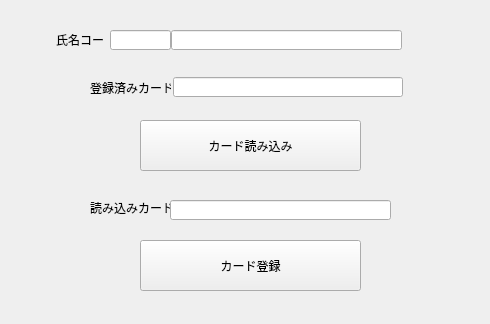
<?xml version="1.0" encoding="UTF-8"?>
<ui version="4.0">
 <class>MainWindow</class>
 <widget class="QMainWindow" name="MainWindow">
  <property name="geometry">
   <rect>
    <x>0</x>
    <y>0</y>
    <width>490</width>
    <height>324</height>
   </rect>
  </property>
  <property name="windowTitle">
   <string>社員カード管理</string>
  </property>
  <widget class="QWidget" name="centralwidget">
   <widget class="QLabel" name="label">
    <property name="geometry">
     <rect>
      <x>56</x>
      <y>34</y>
      <width>50</width>
      <height>12</height>
     </rect>
    </property>
    <property name="text">
     <string>氏名コード</string>
    </property>
   </widget>
   <widget class="QPushButton" name="btnRead">
    <property name="geometry">
     <rect>
      <x>140</x>
      <y>120</y>
      <width>221</width>
      <height>51</height>
     </rect>
    </property>
    <property name="text">
     <string>カード読み込み</string>
    </property>
   </widget>
   <widget class="QPushButton" name="btnRecord">
    <property name="geometry">
     <rect>
      <x>140</x>
      <y>240</y>
      <width>221</width>
      <height>51</height>
     </rect>
    </property>
    <property name="text">
     <string>カード登録</string>
    </property>
   </widget>
   <widget class="QLabel" name="label_2">
    <property name="geometry">
     <rect>
      <x>90</x>
      <y>80</y>
      <width>81</width>
      <height>16</height>
     </rect>
    </property>
    <property name="text">
     <string>登録済みカード</string>
    </property>
   </widget>
   <widget class="QLabel" name="label_3">
    <property name="geometry">
     <rect>
      <x>90</x>
      <y>200</y>
      <width>81</width>
      <height>16</height>
     </rect>
    </property>
    <property name="text">
     <string>読み込みカード</string>
    </property>
   </widget>
   <widget class="QLineEdit" name="ShainCD">
    <property name="geometry">
     <rect>
      <x>110</x>
      <y>30</y>
      <width>61</width>
      <height>20</height>
     </rect>
    </property>
    <property name="maxLength">
     <number>4</number>
    </property>
   </widget>
   <widget class="QLineEdit" name="ShainNM">
    <property name="geometry">
     <rect>
      <x>171</x>
      <y>30</y>
      <width>231</width>
      <height>20</height>
     </rect>
    </property>
    <property name="readOnly">
     <bool>true</bool>
    </property>
   </widget>
   <widget class="QLineEdit" name="preCard">
    <property name="geometry">
     <rect>
      <x>173</x>
      <y>77</y>
      <width>230</width>
      <height>20</height>
     </rect>
    </property>
    <property name="readOnly">
     <bool>true</bool>
    </property>
   </widget>
   <widget class="QLineEdit" name="NewCard">
    <property name="geometry">
     <rect>
      <x>170</x>
      <y>200</y>
      <width>221</width>
      <height>20</height>
     </rect>
    </property>
    <property name="readOnly">
     <bool>true</bool>
    </property>
   </widget>
  </widget>
 </widget>
 <resources/>
 <connections/>
</ui>
